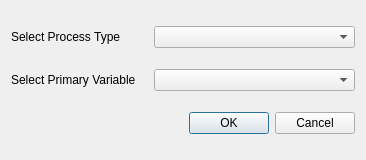
<?xml version="1.0" encoding="UTF-8"?>
<ui version="4.0">
 <class>NewProcess</class>
 <widget class="QDialog" name="NewProcess">
  <property name="geometry">
   <rect>
    <x>0</x>
    <y>0</y>
    <width>366</width>
    <height>160</height>
   </rect>
  </property>
  <property name="windowTitle">
   <string>Create new process...</string>
  </property>
  <layout class="QGridLayout" name="gridLayout">
   <property name="horizontalSpacing">
    <number>18</number>
   </property>
   <item row="2" column="3">
    <widget class="QDialogButtonBox" name="buttonBox">
     <property name="orientation">
      <enum>Qt::Horizontal</enum>
     </property>
     <property name="standardButtons">
      <set>QDialogButtonBox::Cancel|QDialogButtonBox::Ok</set>
     </property>
    </widget>
   </item>
   <item row="1" column="2">
    <widget class="QLabel" name="pvLabel">
     <property name="text">
      <string>Select Primary Variable</string>
     </property>
    </widget>
   </item>
   <item row="1" column="3">
    <widget class="QComboBox" name="pvTypeBox"/>
   </item>
   <item row="0" column="2">
    <widget class="QLabel" name="processLabel">
     <property name="text">
      <string>Select Process Type</string>
     </property>
    </widget>
   </item>
   <item row="0" column="3">
    <widget class="QComboBox" name="processTypeBox"/>
   </item>
  </layout>
 </widget>
 <tabstops>
  <tabstop>processTypeBox</tabstop>
  <tabstop>pvTypeBox</tabstop>
  <tabstop>buttonBox</tabstop>
 </tabstops>
 <resources/>
 <connections>
  <connection>
   <sender>buttonBox</sender>
   <signal>accepted()</signal>
   <receiver>NewProcess</receiver>
   <slot>accept()</slot>
   <hints>
    <hint type="sourcelabel">
     <x>248</x>
     <y>254</y>
    </hint>
    <hint type="destinationlabel">
     <x>157</x>
     <y>274</y>
    </hint>
   </hints>
  </connection>
  <connection>
   <sender>buttonBox</sender>
   <signal>rejected()</signal>
   <receiver>NewProcess</receiver>
   <slot>reject()</slot>
   <hints>
    <hint type="sourcelabel">
     <x>316</x>
     <y>260</y>
    </hint>
    <hint type="destinationlabel">
     <x>286</x>
     <y>274</y>
    </hint>
   </hints>
  </connection>
 </connections>
</ui>
